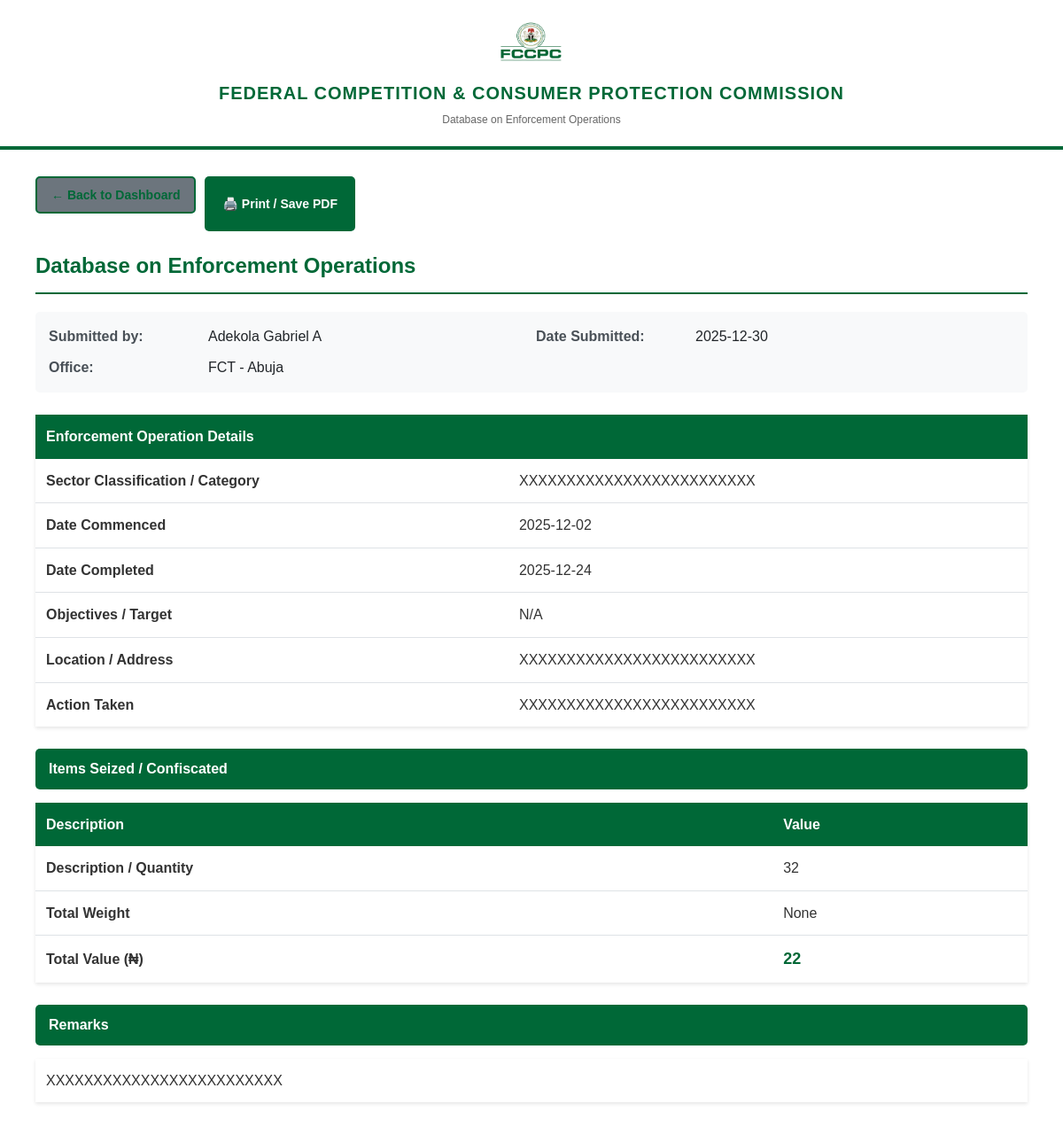
The page /psr/view/8 (signed in) on the database its author committed.
### app.py (models this page shows, shortened)
class User(db.Model, UserMixin):
    __tablename__ = 'users'
    id = db.Column(db.Integer, primary_key=True)
    email = db.Column(db.String(120), unique=True, nullable=False)
    password_hash = db.Column(db.String(128), nullable=False)
    role = db.Column(db.Integer, default=1)
    is_enabled = db.Column(db.Boolean, default=True, nullable=False)
    name = db.Column(db.String(100), nullable=False)
    sex = db.Column(db.String(10), nullable=False)
    fccpc_office = db.Column(db.String(100), nullable=False)
    reports = db.relationship('PriceReport', backref='reporter', lazy=True)
    def is_admin(self):
        return self.role == 9

class ProgramReport(db.Model):
    __tablename__ = 'program_reports'
    id = db.Column(db.Integer, primary_key=True)
    user_id = db.Column(db.Integer, db.ForeignKey('users.id'), nullable=False)
    status = db.Column(db.String(20), default='submitted', nullable=False)
    report_type = db.Column(db.String(150), nullable=False)
    title = db.Column(db.String(255), nullable=False)
    period_covered = db.Column(db.String(100), nullable=True)
    objective = db.Column(db.Text, nullable=True)
    date_started = db.Column(db.Date, nullable=True)
    previous_status_percentage = db.Column(db.Integer, default=0)
    status_details = db.Column(db.Text, nullable=True)
    constraints_requirements = db.Column(db.Text)
    status_percentage = db.Column(db.Integer, default=0)
    date_created = db.Column(db.DateTime, default=datetime.utcnow)
    agent = db.relationship('User', backref=db.backref('program_reports', lazy=True))
    targets_report = db.relationship('TargetsAchievedReport', uselist=False, backref='base_report')
    psr_rows = db.relationship("PSRRow", backref="program_report", cascade="all, delete-orphan")

class EnforcementOperation(db.Model):
    __tablename__ = "psr_enforcement_operations"
    id = db.Column(db.Integer, primary_key=True)
    program_report_id = db.Column(db.Integer, db.ForeignKey("program_reports.id"), nullable=False, unique=True)
    sector_classification = db.Column(db.String(255))
    date_commenced = db.Column(db.Date)
    date_completed = db.Column(db.Date)
    objectives = db.Column(db.Text)
    location_address = db.Column(db.Text)
    action_taken = db.Column(db.Text)
    item_description_qty = db.Column(db.Text)
    total_weight = db.Column(db.String(100))
    total_value = db.Column(db.String(100))
    remarks = db.Column(db.Text)
    program_report = db.relationship("ProgramReport", backref=db.backref("enforcement_operation", uselist=False, cascade="all, delete-orphan"))

### app.py (the view, shortened to what this page needs)
@app.route('/psr/view/<int:report_id>')
@login_required
def view_program_report(report_id):
    is_complaint = request.args.get('type') == 'complaint'
    if is_complaint:
        complaint = ConsumerComplaint.query.get(report_id)
        if not complaint:
            flash('Complaint not found.', 'danger')
            return redirect(url_for('program_dashboard'))
        if not current_user.is_admin() and complaint.user_id != current_user.id:
            flash('You are not authorized to view this complaint.', 'danger')
            return redirect(url_for('program_dashboard'))
        if complaint.status.upper() == 'RECEIVED':
            template = 'psr_views/complaints_received.html'
        elif complaint.status.upper() == 'ONGOING':
            template = 'psr_views/complaints_ongoing.html'
        elif complaint.status.upper() == 'RESOLVED':
            template = 'psr_views/complaints_resolved.html'
        else:
            template = 'psr_views/complaints_received.html'
        return render_template(template, report=complaint)
    else:
        report = ProgramReport.query.get(report_id)
        if not report:
            flash('Report not found.', 'danger')
            return redirect(url_for('program_dashboard'))
        if not current_user.is_admin() and report.user_id != current_user.id:
            flash('You are not authorized to view this report.', 'danger')
            return redirect(url_for('program_dashboard'))
        template_slug = report.report_type
        return render_template(f"psr_views/{template_slug}.html", report=report)

### app.py (called while the page is built)
@login_manager.user_loader
def load_user(user_id):
    return User.query.get(int(user_id))

### templates/psr_views/enforcement_operations.html (shortened to what this page needs)
<!doctype html>
<html lang="en">
  <head>
  </head>
  <body>
    <div class="fccpc-header">
      <div class="fccpc-logo-container">
        <img
          src="{{ url_for('static', filename='images/fccpc-logo.jpg') }}"
          alt="FCCPC Logo"
          class="fccpc-logo"
        />
      </div>
      <div class="fccpc-title">
        Federal Competition & Consumer Protection Commission
      </div>
      <div class="fccpc-subtitle">Database on Enforcement Operations</div>
    </div>
    <div class="action-buttons">
      <a
        href="{{ url_for('program_dashboard') }}"
        class="btn btn-secondary back-link"
      >
        ← Back to Dashboard
      </a>
      <button onclick="window.print()" class="btn btn-primary">
        🖨️ Print / Save PDF
      </button>
    </div>
    <div class="container">
      <h1 class="report-title">Database on Enforcement Operations</h1>
      {% set e = report.enforcement_operation %}
      <div class="report-info">
        <div class="info-item">
          <span class="info-label">Submitted by:</span>
          <span class="info-value">{{ report.agent.name }}</span>
        </div>
        <div class="info-item">
          <span class="info-label">Date Submitted:</span>
          <span class="info-value"
            >{{ report.date_created.strftime('%Y-%m-%d') }}</span
          >
        </div>
        <div class="info-item">
          <span class="info-label">Office:</span>
          <span class="info-value">{{ report.agent.fccpc_office }}</span>
        </div>
      </div>
      <table class="data-table">
        <thead>
          <tr>
            <th colspan="2">Enforcement Operation Details</th>
          </tr>
        </thead>
        <tbody>
          <tr>
            <td><strong>Sector Classification / Category</strong></td>
            <td>{{ e.sector_classification }}</td>
          </tr>
          <tr>
            <td><strong>Date Commenced</strong></td>
            <td>{{ e.date_commenced }}</td>
          </tr>
          <tr>
            <td><strong>Date Completed</strong></td>
            <td>{{ e.date_completed }}</td>
          </tr>
          <tr>
            <td><strong>Objectives / Target</strong></td>
            <td>{{ e.objectives or 'N/A' }}</td>
          </tr>
          <tr>
            <td><strong>Location / Address</strong></td>
            <td>{{ e.location_address }}</td>
          </tr>
          <tr>
            <td><strong>Action Taken</strong></td>
            <td>{{ e.action_taken }}</td>
          </tr>
        </tbody>
      </table>
      <div class="section-header">Items Seized / Confiscated</div>
      <table class="data-table">
        <thead>
          <tr>
            <th>Description</th>
            <th>Value</th>
          </tr>
        </thead>
        <tbody>
          <tr>
            <td><strong>Description / Quantity</strong></td>
            <td>{{ e.item_description_qty }}</td>
          </tr>
          <tr>
            <td><strong>Total Weight</strong></td>
            <td>{{ e.total_weight }}</td>
          </tr>
          <tr>
            <td><strong>Total Value (₦)</strong></td>
            <td>
              <strong style="font-size: 18px; color: #006837"
                >{{ e.total_value }}</strong
              >
            </td>
          </tr>
        </tbody>
      </table>
      <div class="section-header">Remarks</div>
      <table class="data-table">
        <tbody>
          <tr>
            <td>{{ e.remarks or 'None' }}</td>
          </tr>
        </tbody>
      </table>
    </div>
  </body>
</html>

### templates/psr_views/enforcement_operations.html (style rules this page uses)
* { margin: 0; padding: 0; box-sizing: border-box; }
body { font-family: "Arial", sans-serif; line-height: 1.6; color: #333; }
.fccpc-header { background: white; border-bottom: 4px solid #006837; padding: 20px 40px; text-align: center; margin-bottom: 30px; }
.fccpc-logo { max-width: 80px; margin-bottom: 10px; }
.fccpc-title { font-size: 20px; font-weight: bold; color: #006837; text-transform: uppercase; letter-spacing: 1px; }
.fccpc-subtitle { font-size: 12px; color: #666; margin-top: 5px; }
.action-buttons { padding: 0 40px 20px; display: flex; gap: 10px; }
.btn { padding: 10px 20px; border: none; border-radius: 5px; cursor: pointer; font-size: 14px; font-weight: 600; display: inline-flex; align-items: center; gap: 8px; text-decoration: none; transition: all 0.3s; }
.btn-primary { background: #006837; color: white; }
.btn-secondary { background: #6c757d; color: white; }
.container { padding: 0 40px 40px; max-width: 1200px; margin: 0 auto; }
.report-title { font-size: 24px; font-weight: bold; color: #006837; margin-bottom: 20px; padding-bottom: 10px; border-bottom: 2px solid #006837; }
.report-info { background: #f8f9fa; padding: 15px; border-radius: 5px; margin-bottom: 25px; display: grid; grid-template-columns: repeat(2, 1fr); gap: 10px; }
.info-item { display: flex; }
.info-label { font-weight: bold; min-width: 180px; color: #495057; }
.info-value { color: #212529; }
.data-table { width: 100%; border-collapse: collapse; margin-bottom: 25px; background: white; box-shadow: 0 2px 4px rgba(0, 0, 0, 0.1); }
.data-table th { background: #006837; color: white; padding: 12px; text-align: left; font-weight: 600; }
.data-table td { padding: 12px; border-bottom: 1px solid #dee2e6; }
.data-table tbody tr:last-child td { border-bottom: none; }
.section-header { background: #006837; color: white; padding: 10px 15px; font-weight: bold; margin-top: 25px; margin-bottom: 15px; border-radius: 5px; }
.back-link { display: inline-block; padding: 8px 16px; color: #006837; text-decoration: none; font-weight: 600; margin-bottom: 20px; border: 2px solid #006837; border-radius: 5px; transition: all 0.3s; }

### rows shown on the page
User: agent.name "Adekola Gabriel A", agent.fccpc_office "FCT - Abuja"
ProgramReport: date_created "2025-12-30"
EnforcementOperation: sector_classification "XXXXXXXXXXXXXXXXXXXXXXXXX", date_commenced "2025-12-02", date_completed "2025-12-24", objectives "N/A", location_address "XXXXXXXXXXXXXXXXXXXXXXXXX", action_taken "XXXXXXXXXXXXXXXXXXXXXXXXX", item_description_qty "32", total_weight "None", total_value "22", remarks "XXXXXXXXXXXXXXXXXXXXXXXXX"
